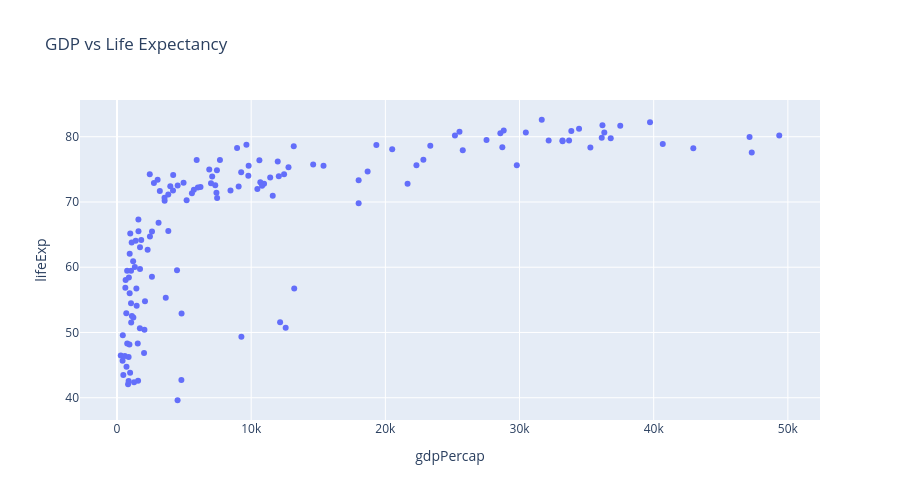

The cell this chart's notebook holds for it:
### Markdown cell above
### Example 1 — Basic scatter: GDP vs Life Expectancy

### Code cell
fig = px.scatter(data_frame=df, x='gdpPercap', y='lifeExp',
                 title='GDP vs Life Expectancy', height=500)
fig.show()

### Figure 1 — Plotly figure (JSON) as saved in the notebook; plotly's stock layout.template omitted (floating-point values rounded to 4 significant figures; data arrays with more than 128 entries replaced by an {"elided": "..."} marker saying what was removed)
{"data": [{"hovertemplate": "gdpPercap=%{x}<br>lifeExp=%{y}<extra></extra>", "legendgroup": "", "marker": {"color": "#636efa", "symbol": "circle"}, "mode": "markers", "name": "", "orientation": "v", "showlegend": false, "type": "scatter", "x": {"elided": "142 float values"}, "xaxis": "x", "y": {"elided": "142 float values"}, "yaxis": "y"}], "layout": {"height": 500, "legend": {"tracegroupgap": 0}, "title": {"text": "GDP vs Life Expectancy"}, "xaxis": {"anchor": "y", "domain": [0, 1], "title": {"text": "gdpPercap"}}, "yaxis": {"anchor": "x", "domain": [0, 1], "title": {"text": "lifeExp"}}}}
